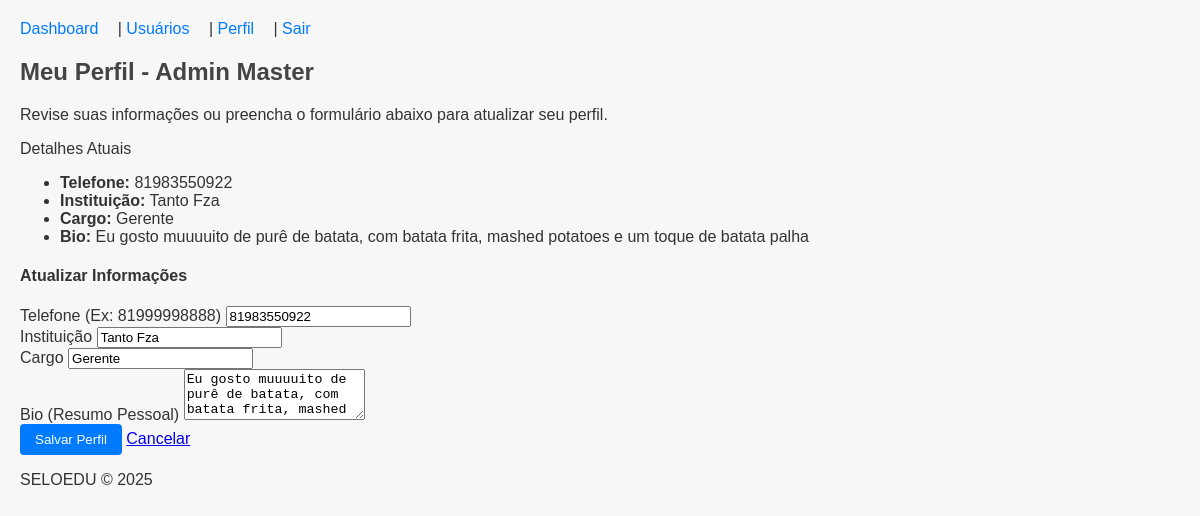
Before: /perfil (signed in) with the older database file.
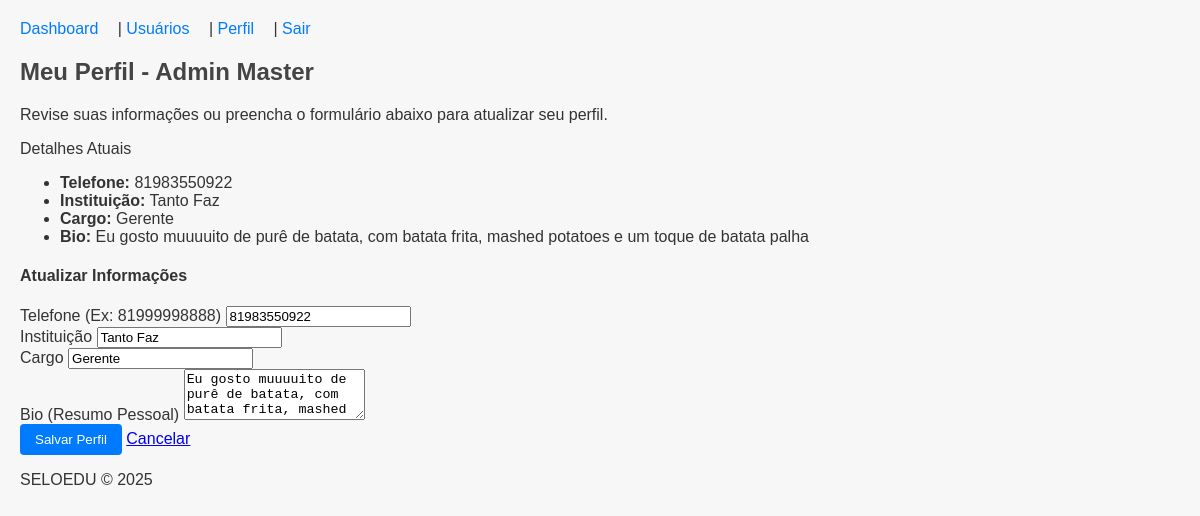
After: the same page with the newer database file.
### models/users.py (models this page shows, shortened)
class User(db.Model, UserMixin):
    id = db.Column(db.Integer, primary_key=True)
    nome = db.Column(db.String(100), nullable=False)
    email = db.Column(db.String(120), unique=True, nullable=False)
    password_hash = db.Column(db.String(128), nullable=False)
    role = db.Column(db.String(20), default="user")
    perfil = db.relationship(
        'Profile',
        back_populates='user', # Nome do atributo de relacionamento na classe Profile ('user')
        uselist=False
    )

### models/profile.py (models this page shows)
class Profile(db.Model):
    id = db.Column(db.Integer, primary_key=True)
    telefone = db.Column(db.String(11), nullable=True)
    instituicao = db.Column(db.String(100), nullable=True)
    cargo = db.Column(db.String(100), nullable=True)
    bio = db.Column(db.String(100), nullable=True)
    user_id = db.Column(db.Integer, db.ForeignKey('user.id'), unique=True, nullable=False)
    user = db.relationship(
        'User',
        back_populates='perfil', # Nome do atributo de relacionamento na classe User
        uselist=False
    )

### routes/users.py (the view, shortened to what this page needs)
@users_bp.route('/perfil', methods=['GET', 'POST'])
@login_required
def atualizar_perfil():
    usuario = current_user
    perfil = usuario.perfil
    return render_perfil_page(usuario, perfil)

### views/users.py (called while the page is built)
def render_perfil_page(usuario, perfil):
    return render_template(
        'users/profile.html',
        usuario=usuario,
        perfil=perfil,
    )

### templates/users/profile.html (shortened to what this page needs)
{% extends "base.html" %}
{% block content %}
<div class="container mt-5">
    <h2>Meu Perfil - {{ usuario.nome }}</h2>
    <p class="text-muted">Revise suas informações ou preencha o formulário abaixo para atualizar seu perfil.</p>
    <div class="card mb-4 bg-light">
        <div class="card-header">
            Detalhes Atuais
        </div>
        <ul class="list-group list-group-flush">
            <li class="list-group-item">
                <strong>Telefone:</strong>
                {{ perfil.telefone if perfil and perfil.telefone else 'Não informado' }}
            </li>
            <li class="list-group-item">
                <strong>Instituição:</strong>
                {{ perfil.instituicao if perfil and perfil.instituicao else 'Não informada' }}
            </li>
            <li class="list-group-item">
                <strong>Cargo:</strong>
                {{ perfil.cargo if perfil and perfil.cargo else 'Não informado' }}
            </li>
            <li class="list-group-item">
                <strong>Bio:</strong>
                {{ perfil.bio if perfil and perfil.bio else 'Nenhuma biografia fornecida.' }}
            </li>
        </ul>
    </div>
    <h4 class="mt-4">Atualizar Informações</h4>
    <form method="post" action="{{ url_for('users.atualizar_perfil') }}">
        <div class="mb-3">
            <label for="telefone" class="form-label">Telefone (Ex: 81999998888)</label>
            <input type="text"
                   class="form-control"
                   id="telefone"
                   name="telefone"
                   value="{{ perfil.telefone if perfil and perfil.telefone else '' }}"
                   maxlength="11"
                   placeholder="Seu telefone com DDD (somente números)">
        </div>
        <div class="mb-3">
            <label for="instituicao" class="form-label">Instituição</label>
            <input type="text"
                   class="form-control"
                   id="instituicao"
                   name="instituicao"
                   value="{{ perfil.instituicao if perfil and perfil.instituicao else '' }}"
                   maxlength="100"
                   placeholder="Nome da sua instituição atual">
        </div>
        <div class="mb-3">
            <label for="cargo" class="form-label">Cargo</label>
            <input type="text"
                   class="form-control"
                   id="cargo"
                   name="cargo"
                   value="{{ perfil.cargo if perfil and perfil.cargo else '' }}"
                   maxlength="100"
                   placeholder="Seu cargo ou função">
        </div>
        <div class="mb-3">
            <label for="bio" class="form-label">Bio (Resumo Pessoal)</label>
            <textarea class="form-control"
                      id="bio"
                      name="bio"
                      rows="3"
                      maxlength="100"
                      placeholder="Fale um pouco sobre você e sua experiência (máx. 100 caracteres).">{{ perfil.bio if perfil and perfil.bio else '' }}</textarea>
        </div>
        <button type="submit" class="btn btn-primary">Salvar Perfil</button>
        <a href="{{ url_for('home') }}" class="btn btn-secondary">Cancelar</a>
    </form>
</div>
{% endblock %}

### templates/base.html (shortened to what this page needs)
<!DOCTYPE html>
<html lang="pt-BR">
<head>
    <link rel="stylesheet" href="{{ url_for('static', filename='custom.css') }}">
</head>
<body>
    <header>
        {% if current_user.is_authenticated %}
            <nav>
                <a href="{{ url_for('users.dashboard') }}">Dashboard</a> |
                <a href="{{ url_for('users.index') }}">Usuários</a> |
                <a href="{{ url_for('users.atualizar_perfil') }}">Perfil</a> |
                <a href="{{ url_for('auth.logout') }}">Sair</a>
            </nav>
        {% endif %}
    </header>
    <main>
        {% block content %}{% endblock %}
    </main>
    <footer>
        <p>SELOEDU © 2025</p>
    </footer>
</body>
</html>

### static/custom.css (style rules this page uses)
body { font-family: Arial, sans-serif; margin: 20px; background-color: #f7f7f7; color: #333; }
header nav a { margin-right: 15px; text-decoration: none; color: #007bff; }
h1, h2 { color: #444; }
button, .btn-primary { background-color: #007bff; border: none; color: #fff; padding: 8px 15px; cursor: pointer; border-radius: 4px; text-decoration: none; }

Changed rows visible on the page:
changed Profile "Gerente": instituicao "Tanto Fza" → "Tanto Faz"
